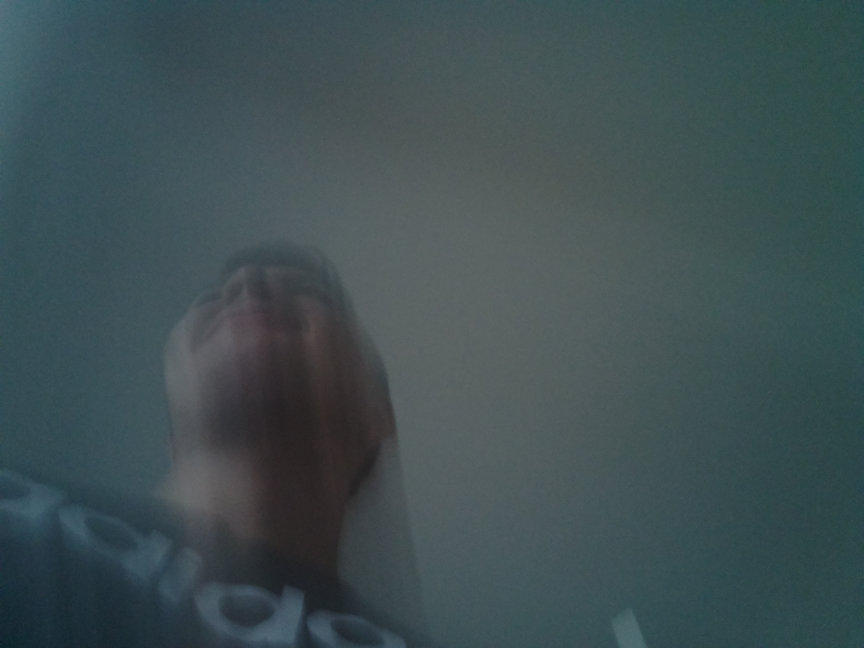
#> input picture Python/CodeWithTim/Assets/cam.jpg, 2592 x 1944 px (shown at 1/3 size)
$ python video_1.py
#> lines starting #> are read from the running program, lines starting #| are printed output that depends on the picture
import cv2
from os import path

img = cv2.imread(path.abspath('Assets/cam.jpg'), 1)
#> img is the input picture: shape (1944, 2592, 3); mean B, G, R 82.5, 79.6, 62.9
#img = cv2.resize(img, (400, 400))
img = cv2.resize(img, (0, 0), fx=0.2, fy=0.2) # Scales by a 0.2x factor.
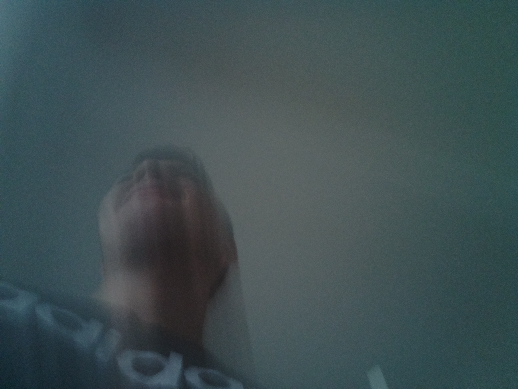
#> img: shape (389, 518, 3); mean B, G, R 82.5, 79.6, 62.9
img = cv2.rotate(img, cv2.ROTATE_90_CLOCKWISE) # Rotates.
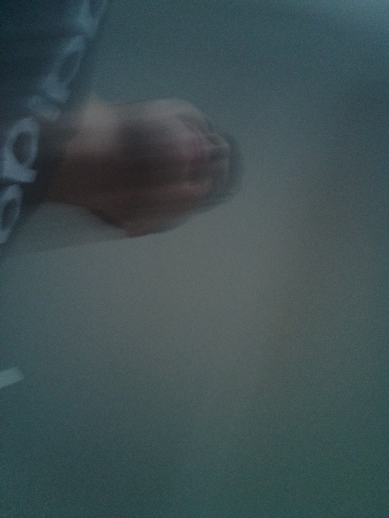
#> img: shape (518, 389, 3); mean B, G, R 82.5, 79.6, 62.9

cv2.imwrite('video_1_new_image_stored.jpg', img) # Stores the image previously modified (rotated in this context).

cv2.imshow('Image', img) # Shows the image.
cv2.waitKey(0) # Wait infinitely.
cv2.destroyAllWindows() # At the end destroys all the windows generated.
